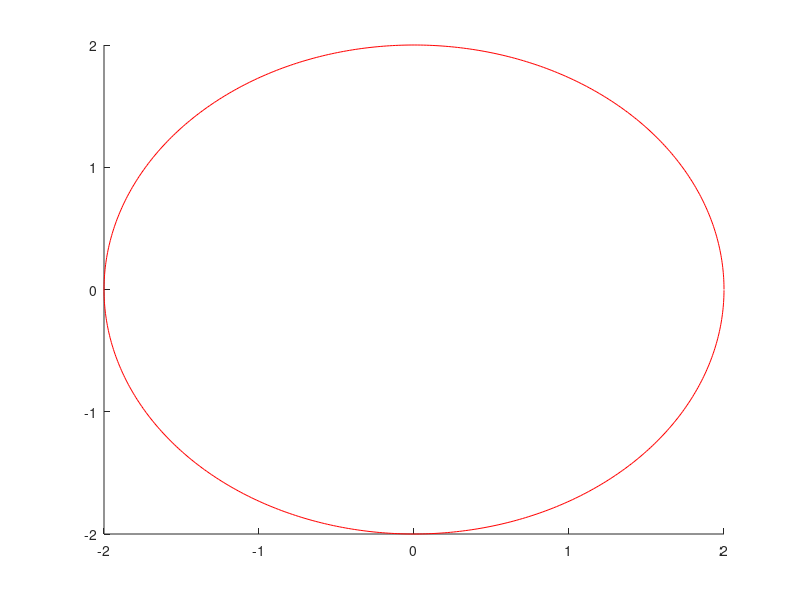

Source code (MATLAB): (Note: this script raises an error after producing the figure.)
% Função feita para criação da figura comparando os acertos com o circulo
% de raio de erro máximo de 2mm permitido

figure();
hold on;
r = 2;
x = 0;
y = 0;
ang = 0:0.01:2*pi;
xp = r*cos(ang);
yp = r*sin(ang);
plot(x+xp,y+yp, 'r-');


rectangle('Position',[mediaX_sem_zero-2*std(Matrix_erro_sem_zero(:,1)) mediaY_sem_zero-2*std(Matrix_erro_sem_zero(:,2)) 4*std(Matrix_erro_sem_zero(:,1)) 4*std(Matrix_erro_sem_zero(:,2))],'EdgeColor','g');
plot(mediaX_sem_zero-2*std(Matrix_erro_sem_zero(:,1)), mediaY_sem_zero-2*std(Matrix_erro_sem_zero(:,2)),'g-');

plot(mediaX_sem_zero,mediaY_sem_zero,'gx');


axis([-10 10 -10 10]);
plot(x,y,'k.');

% plot(Matrix_erro(1:4,1), Matrix_erro(1:4,2), 'ko'); hold on;

plot(Matrix_erro(10:11,1), Matrix_erro(10:11,2), 'ks'); hold on;

plot(Matrix_erro(29,1), Matrix_erro(29,2), 'k+'); hold on;

for i = 6:size(Matrix_erro,1)
    if Matrix_erro(i,3) < 2
        plot(Matrix_erro(i,1), Matrix_erro(i,2), 'bx'); hold on;
    end
end









legend('Raio 2 mm','Área 95% de confiança','Centro da área', 'Alvo','DC = 25%', 'DC = 75%','Demais inserções');